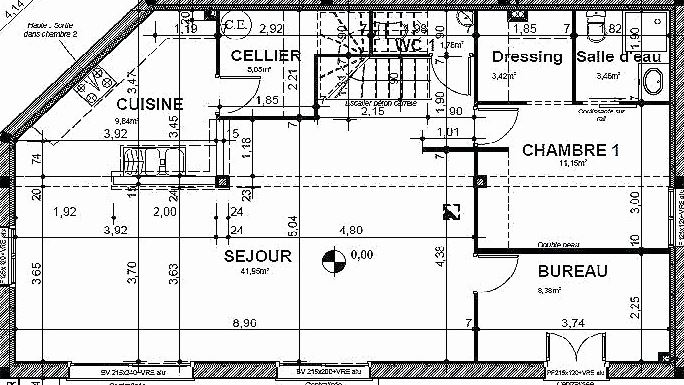
#> input picture Plan-2D.jpg, 684 x 385 px
$ python -i 'Brique_Plan(pdf and image).py'   (imports and definitions only)
#> lines starting #> are read from the running program, lines starting #| are printed output that depends on the picture; after the words box and inside, x2 and y2 are one past the last pixel; in counts of white or black regions, pixels touching at a corner belong together
import google.generativeai as genai
import PIL.Image
import cv2
import numpy as np
from PIL import Image, ImageEnhance, ImageFilter
import io
import os
from dotenv import load_dotenv
import fitz  # PyMuPDF

# [1 line not run here, left out]


# [86 lines left out: functions check_api_configuration, extract_images_from_pdf, is_pdf_file, is_image_file, load_file, not called in this run]


def preprocess_architectural_plan(pil_image):
    """
    Prétraitement spécialisé pour les plans d'architecture techniques
    """

    cv_image = cv2.cvtColor(np.array(pil_image), cv2.COLOR_RGB2BGR)
#> cv_image is the input picture: shape (385, 684, 3); mean B, G, R 213.3, 213.3, 213.2

    if len(cv_image.shape) == 3:
        gray = cv2.cvtColor(cv_image, cv2.COLOR_BGR2GRAY)
    else:
        gray = cv_image

    # 2. Amélioration du contraste adaptatif (CLAHE)
    clahe = cv2.createCLAHE(clipLimit=3.0, tileGridSize=(8,8))
    contrast_enhanced = clahe.apply(gray)

    # 3. Réduction du bruit tout en préservant les détails fins
    denoised = cv2.bilateralFilter(contrast_enhanced, 9, 75, 75)
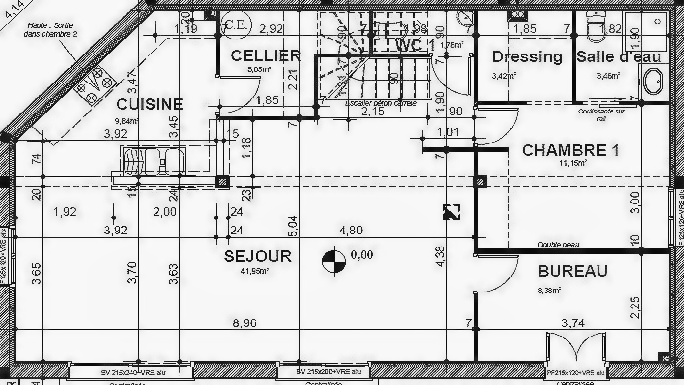
#> denoised: shape (385, 684); min 6, max 251, mean 209.2

    # 4. Amélioration de la netteté pour les lignes et le texte
    sharpen_kernel = np.array([[-1,-1,-1,-1,-1],
                              [-1, 2, 2, 2,-1],
                              [-1, 2, 8, 2,-1],
                              [-1, 2, 2, 2,-1],
                              [-1,-1,-1,-1,-1]]) / 8.0

    sharpened = cv2.filter2D(denoised, -1, sharpen_kernel)
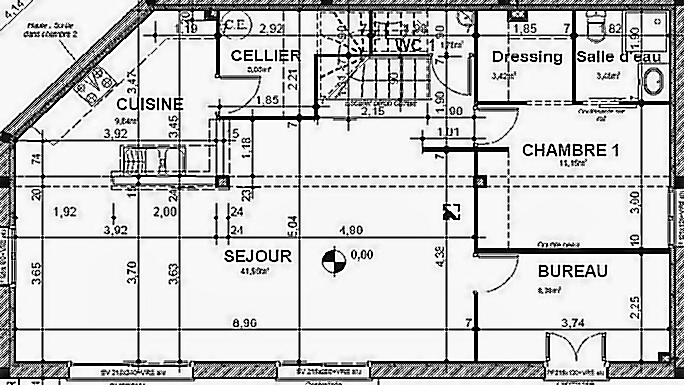
#> sharpened: shape (385, 684); min 0, max 255, mean 203.2

    # 5. Amélioration spécifique pour les cotes et annotations
    text_enhanced = enhance_text_and_dimensions(sharpened)

    # 6. Optimisation de la taille (important pour Gemini)
    optimized = optimize_image_size(text_enhanced, max_size=1536)

    # 7. Conversion finale vers PIL
    processed_pil = Image.fromarray(optimized)

    # 8. Ajustement final de luminosité et contraste
    enhancer = ImageEnhance.Contrast(processed_pil)
    final_image = enhancer.enhance(1.2)

    enhancer = ImageEnhance.Brightness(final_image)
    final_image = enhancer.enhance(1.1)

    return final_image


def enhance_text_and_dimensions(image):
    """
    Amélioration spécifique pour les cotes et le texte des plans
    """
    edges = cv2.Canny(image, 30, 100, apertureSize=3)
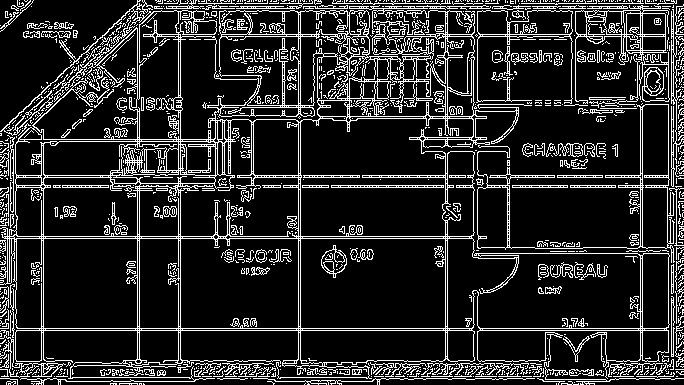
#> edges: shape (385, 684); 16.1% white in thin lines or dots

    kernel_text = np.ones((2,2), np.uint8)
    dilated = cv2.dilate(edges, kernel_text, iterations=1)
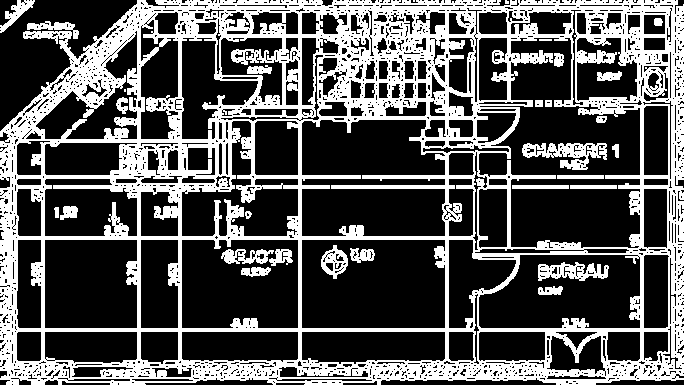
#> dilated: shape (385, 684); 33.6% white; 31 white regions (4 under 20 px), largest, box (x1, y1, x2, y2) and area: (0, 0, 684, 385) 82158, (522, 143, 607, 170) 1156, (538, 262, 609, 281) 791

    kernel_close = np.ones((3,3), np.uint8)
    closed = cv2.morphologyEx(dilated, cv2.MORPH_CLOSE, kernel_close)
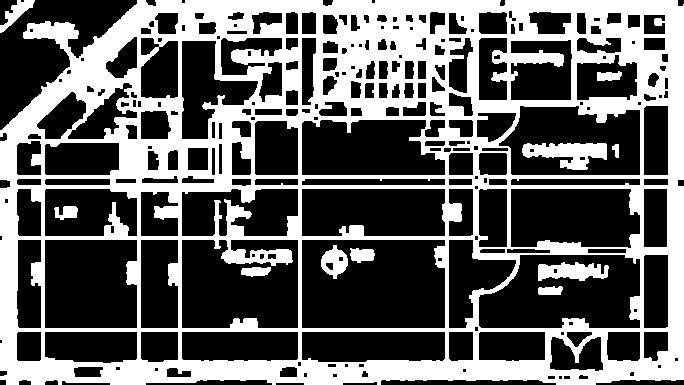
#> closed: shape (385, 684); 38.7% white; 11 white regions, largest, box (x1, y1, x2, y2) and area: (0, 0, 684, 385) 97386, (522, 143, 607, 170) 1392, (538, 262, 609, 281) 935

    enhanced = cv2.addWeighted(image, 0.85, closed, 0.15, 0)
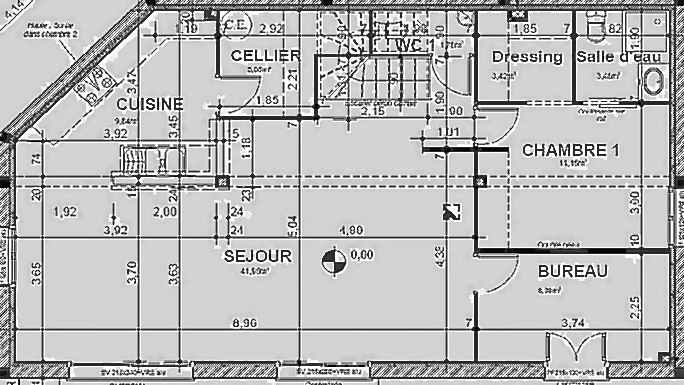
#> enhanced: shape (385, 684); min 0, max 255, mean 187.5

    return enhanced


def optimize_image_size(image, max_size=1536):
    """
    Redimensionner l'image en gardant les proportions
    Optimisé pour Gemini (recommandé: 1024-2048px)
    """
#> called with max_size = 1536
    height, width = image.shape[:2]
#> height = 385; width = 684

    if max(height, width) > max_size:
        if height > width:
            new_height = max_size
            new_width = int(width * (max_size / height))
        else:
            new_width = max_size
            new_height = int(height * (max_size / width))

        resized = cv2.resize(image, (new_width, new_height),
                           interpolation=cv2.INTER_AREA)
        return resized

    return image


# [126 lines left out: function analyze_architectural_plan_with_preprocessing, not called in this run]


# [22 lines not run here, left out]

>>> import cv2
>>> picture = cv2.cvtColor(cv2.imread('Plan-2D.jpg'), cv2.COLOR_BGR2RGB)
>>> result = preprocess_architectural_plan(picture)
#> in preprocess_architectural_plan, `final_image = enhancer.enhance(1.1)`:
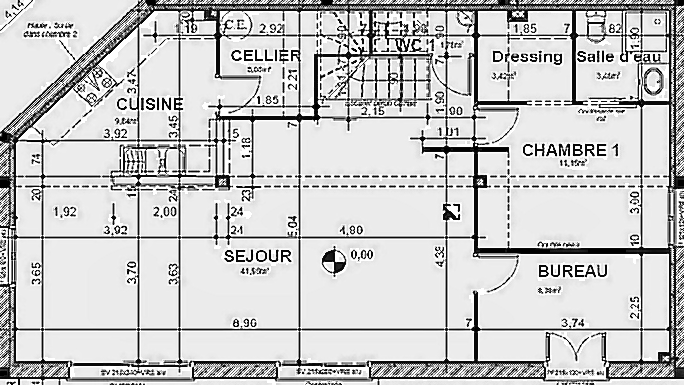
#> final_image: PIL image 684x385 L; min 0, max 255, mean 200.9
